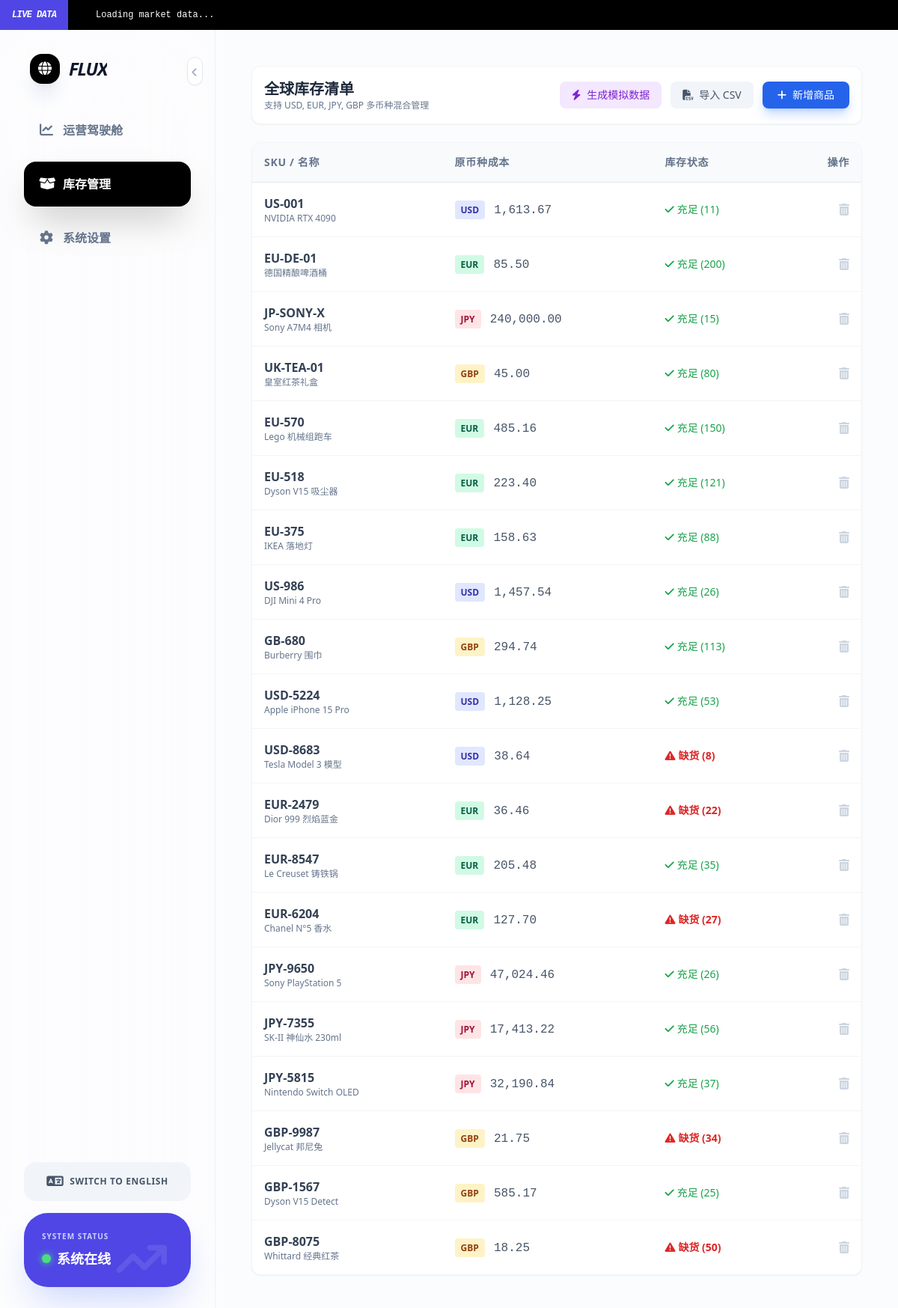
Page /inventory on the committed database.
### models.py (models this page shows)
class Product(SQLModel, table=True):
    id: Optional[int] = Field(default=None, primary_key=True)
    sku: str = Field(unique=True, index=True)
    name: str
    currency: str = Field(default="USD")
    cost_price: float
    quantity: int
    safe_stock: int = 10

### main.py (the view)
@app.get("/inventory", response_class=HTMLResponse)
async def inventory_page(request: Request, session: Session = Depends(get_session)):
    lang = request.cookies.get("app_lang", "zh")
    t = TRANSLATIONS.get(lang, TRANSLATIONS["zh"])
    products = session.exec(select(Product)).all()
    return templates.TemplateResponse("inventory.html", {
        "request": request,
        "products": products,
        "t": t,
        "current_lang": lang
    })

### templates/inventory.html (shortened to what this page needs)
{% extends "base.html" %}
{% block content %}
<div x-data="{ showModal: false }" class="space-y-6">
    <div class="flex flex-col md:flex-row justify-between items-center bg-white p-4 rounded-xl shadow-sm border border-slate-100 gap-4 animate-[fadeIn_0.5s_ease-out]">
        <div>
            <h2 class="text-xl font-bold text-slate-800">{{ t.inv_title }}</h2>
            <p class="text-slate-500 text-xs">{{ t.inv_subtitle }}</p>
        </div>
        <div class="flex gap-3">
            <button hx-post="/api/generate-data"
                    hx-swap="none"
                    class="bg-purple-100 text-purple-700 hover:bg-purple-200 px-4 py-2 rounded-lg font-medium transition-colors flex items-center gap-2 text-sm">
                <i class="fa-solid fa-bolt"></i> {{ t.btn_mock }}
            </button>
            <div x-data="{ showImport: false }">
                <button @click="showImport = true" class="bg-slate-100 text-slate-600 hover:bg-slate-200 px-4 py-2 rounded-lg font-medium transition-colors flex items-center gap-2 text-sm">
                    <i class="fa-solid fa-file-csv"></i> {{ t.btn_import }}
                </button>
            </div>
            <button @click="showModal = true"
                    class="bg-blue-600 hover:bg-blue-700 text-white px-5 py-2 rounded-lg shadow-lg shadow-blue-500/30 transition-all flex items-center gap-2 text-sm">
                <i class="fa-solid fa-plus"></i> {{ t.btn_add_item }}
            </button>
        </div>
    </div>
    <div class="bg-white rounded-xl shadow-sm border border-slate-100 overflow-hidden animate-[fadeIn_0.6s_ease-out]">
        <div class="overflow-x-auto">
            <table class="w-full text-left border-collapse">
                <thead>
                    <tr class="bg-slate-50 border-b border-slate-200 text-slate-500 text-sm uppercase tracking-wider">
                        <th class="p-4 font-semibold">{{ t.th_sku }}</th>
                        <th class="p-4 font-semibold">{{ t.th_cost }}</th>
                        <th class="p-4 font-semibold">{{ t.th_status }}</th>
                        <th class="p-4 font-semibold text-right">{{ t.th_action }}</th>
                    </tr>
                </thead>
                <tbody id="inventoryTableBody" class="divide-y divide-slate-100">
                    {% for p in products %}
                    <tr class="hover:bg-slate-50 transition-colors group">
                        <td class="p-4">
                            <div class="flex flex-col">
                                <span class="font-bold text-slate-700">{{ p.sku }}</span>
                                <span class="text-xs text-slate-500">{{ p.name }}</span>
                            </div>
                        </td>
                        <td class="p-4">
                            {% if p.currency == 'USD' %}
                                <span class="bg-indigo-100 text-indigo-800 px-2 py-1 rounded text-xs font-bold">USD</span>
                            {% elif p.currency == 'EUR' %}
                                <span class="bg-emerald-100 text-emerald-800 px-2 py-1 rounded text-xs font-bold">EUR</span>
                            {% elif p.currency == 'JPY' %}
                                <span class="bg-rose-100 text-rose-800 px-2 py-1 rounded text-xs font-bold">JPY</span>
                            {% elif p.currency == 'GBP' %}
                                <span class="bg-amber-100 text-amber-800 px-2 py-1 rounded text-xs font-bold">GBP</span>
                            {% endif %}
                            <span class="ml-2 font-mono text-slate-600">{{ "{:,.2f}".format(p.cost_price) }}</span>
                        </td>
                        <td class="p-4">
                            {% if p.quantity < p.safe_stock %}
                                <span class="text-red-600 font-bold text-sm flex items-center gap-1">
                                    <i class="fa-solid fa-triangle-exclamation"></i> {{ t.status_low }} ({{ p.quantity }})
                                </span>
                            {% else %}
                                <span class="text-green-600 text-sm flex items-center gap-1">
                                    <i class="fa-solid fa-check"></i> {{ t.status_ok }} ({{ p.quantity }})
                                </span>
                            {% endif %}
                        </td>
                        <td class="p-4 text-right">
                            <button hx-delete="/products/{{ p.id }}"
                                    hx-confirm="Confirm delete?"
                                    hx-target="closest tr"
                                    hx-swap="outerHTML"
                                    class="text-slate-300 hover:text-red-500 transition-colors"><i class="fa-solid fa-trash-can"></i></button>
                        </td>
                    </tr>
                    {% endfor %}
                </tbody>
            </table>
        </div>
    </div>
</div>
{% endblock %}

### templates/base.html (style rules this page uses)
body { background-color: #fbfbfd; font-family: ui-sans-serif, system-ui, sans-serif; }

### rows in the picture
Product: sku "US-001", name "NVIDIA RTX 4090", currency "USD", cost_price "1,613.67", status_ok "充足", quantity "11"
Product: sku "EU-DE-01", name "德国精酿啤酒桶", currency "EUR", cost_price "85.50", status_ok "充足", quantity "200"
Product: sku "JP-SONY-X", name "Sony A7M4 相机", currency "JPY", cost_price "240,000.00", status_ok "充足", quantity "15"
Product: sku "UK-TEA-01", name "皇室红茶礼盒", currency "GBP", cost_price "45.00", status_ok "充足", quantity "80"
Product: sku "EU-570", name "Lego 机械组跑车", currency "EUR", cost_price "485.16", status_ok "充足", quantity "150"
Product: sku "EU-518", name "Dyson V15 吸尘器", currency "EUR", cost_price "223.40", status_ok "充足", quantity "121"
Product: sku "EU-375", name "IKEA 落地灯", currency "EUR", cost_price "158.63", status_ok "充足", quantity "88"
Product: sku "US-986", name "DJI Mini 4 Pro", currency "USD", cost_price "1,457.54", status_ok "充足", quantity "26"
Product: sku "GB-680", name "Burberry 围巾", currency "GBP", cost_price "294.74", status_ok "充足", quantity "113"
Product: sku "USD-5224", name "Apple iPhone 15 Pro", currency "USD", cost_price "1,128.25", status_ok "充足", quantity "53"
Product: sku "USD-8683", name "Tesla Model 3 模型", currency "USD", cost_price "38.64", status_low "缺货", quantity "8"
Product: sku "EUR-2479", name "Dior 999 烈焰蓝金", currency "EUR", cost_price "36.46", status_low "缺货", quantity "22"
Product: sku "EUR-8547", name "Le Creuset 铸铁锅", currency "EUR", cost_price "205.48", status_ok "充足", quantity "35"
Product: sku "EUR-6204", name "Chanel N°5 香水", currency "EUR", cost_price "127.70", status_low "缺货", quantity "27"
Product: sku "JPY-9650", name "Sony PlayStation 5", currency "JPY", cost_price "47,024.46", status_ok "充足", quantity "26"
Product: sku "JPY-7355", name "SK-II 神仙水 230ml", currency "JPY", cost_price "17,413.22", status_ok "充足", quantity "56"
Product: sku "JPY-5815", name "Nintendo Switch OLED", currency "JPY", cost_price "32,190.84", status_ok "充足", quantity "37"
Product: sku "GBP-9987", name "Jellycat 邦尼兔", currency "GBP", cost_price "21.75", status_low "缺货", quantity "34"
Product: sku "GBP-1567", name "Dyson V15 Detect", currency "GBP", cost_price "585.17", status_ok "充足", quantity "25"
Product: sku "GBP-8075", name "Whittard 经典红茶", currency "GBP", cost_price "18.25", status_low "缺货", quantity "50"

### other values in the picture
{{ t.nav_title if t and t.nav_title else 'Flux' }} "FLUX"
{{ t.nav_dashboard }} "运营驾驶舱"
{{ t.nav_inventory }} "库存管理"
{{ t.nav_settings }} "系统设置"
{{ t.switch_lang if t else 'Switch Language' }} "SWITCH TO ENGLISH"
{{ t.nav_status_online }} "系统在线"
{{ t.inv_title }} "全球库存清单"
{{ t.inv_subtitle }} "支持 USD, EUR, JPY, GBP 多币种混合管理"
{{ t.btn_mock }} "生成模拟数据"
{{ t.btn_import }} "导入 CSV"
{{ t.btn_add_item }} "新增商品"
{{ t.th_sku }} "SKU / 名称"
{{ t.th_cost }} "原币种成本"
{{ t.th_status }} "库存状态"
{{ t.th_action }} "操作"
